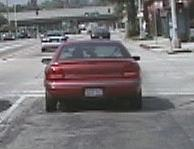
#> input picture bag_of_word/data/data_bow/cars-training-pos/image_0001.png, 194 x 149 px; its folder holds 4 pictures in this run
$ python bow_main.py   (older library calls are emulated)
#> lines starting #> are read from the running program, lines starting #| are printed output that depends on the picture
import numpy as np
import cv2
import glob
import os
from sklearn.cluster import KMeans
from tqdm import tqdm


def findnn(D1, D2):
    """
    :param D1: NxD matrix containing N feature vectors of dim. D
    :param D2: MxD matrix containing M feature vectors of dim. D
    :return:
        Idx: N-dim. vector containing for each feature vector in D1 the index of the closest feature vector in D2.
        Dist: N-dim. vector containing for each feature vector in D1 the distance to the closest feature vector in D2
    """
    N = D1.shape[0]
    M = D2.shape[0]  # [k]

    # Find for each feature vector in D1 the nearest neighbor in D2
    Idx, Dist = [], []
    for i in range(N):
        minidx = 0
        mindist = np.linalg.norm(D1[i, :] - D2[0, :])
        for j in range(1, M):
            d = np.linalg.norm(D1[i, :] - D2[j, :])

            if d < mindist:
                mindist = d
                minidx = j
        Idx.append(minidx)
        Dist.append(mindist)
    return Idx, Dist


def grid_points(img, nPointsX, nPointsY, border):
    """
    :param img: input gray img, numpy array, [h, w]
    :param nPointsX: number of grids in x dimension
    :param nPointsY: number of grids in y dimension
    :param border: leave border pixels in each image dimension
    :return: vPoints: 2D grid point coordinates, numpy array, [nPointsX*nPointsY, 2]
    """
    vPoints = np.zeros((nPointsX*nPointsY,2))  # numpy array, [nPointsX*nPointsY, 2]

    H, W = img.shape
    Ys = np.floor(np.linspace(border, H - border, nPointsY, endpoint=False))
    Xs = np.floor(np.linspace(border, W - border, nPointsX, endpoint=False))
    xv, yv = np.meshgrid(Xs, Ys, indexing='ij')
    vPoints[:, 0] = xv.flatten()
    vPoints[:, 1] = yv.flatten()

    return vPoints.astype(np.int32)


def descriptors_hog(img, vPoints, cellWidth, cellHeight):
    '''
    Next, we describe each feature (grid point) by a local descriptor.
    We will use the well known histogram of oriented gradients (HOG) descriptor.
    Implement the function descriptors hog which should compute
    one 128-dimensional descriptor for each of the N 2-dimensional grid points (contained in the N × 2
    input argument vPoints).
    The descriptor is defined over a 4 × 4 set of cells placed around the grid point i (see Fig. 1).

    For each cell (containing cellWidth × cellHeight pixels, which we will choose to be cellWidth = cellHeight = 4),
    create an 8-bin histogram over the orientation of the gradient at each pixel within the cell. 16 cells * 8 = 128
    Then concatenate the 16 resulting histograms (one for each cell) to produce a 128 dimensional vector for every
    grid point. Finally, the function should return a N × 128 dimensional feature matrix.
    '''
    global grad_magn
    nBins = 8
    number_of_cell = 4
    angle = 360
    step_size = angle / nBins
    pix_per_batch_y = cellHeight * number_of_cell
    pix_per_batch_x = cellWidth * number_of_cell
    grad_x = cv2.Sobel(img, cv2.CV_16S, dx=1, dy=0, ksize=1)
    grad_y = cv2.Sobel(img, cv2.CV_16S, dx=0, dy=1, ksize=1)
    descriptors = []  # list of descriptors for the current image, each entry is one 128-d vector for a grid point
    for i in range(len(vPoints)):
        x, y = tuple(vPoints[i])
        local_grad_x = grad_x[y:y+pix_per_batch_y, x:x+pix_per_batch_x].astype(np.float64)
        local_grad_y = grad_y[y:y+pix_per_batch_y, x:x+pix_per_batch_x].astype(np.float64)
        grad_magn = np.sqrt(local_grad_x**2 + local_grad_y**2)
        grad_angle = np.rad2deg(np.arctan2(local_grad_y, local_grad_x)) % angle
        #print(grad_magn.shape, grad_angle.shape)
        #histogram, _ = np.histogram(grad_angle, bins=nBins, weights=grad_magn)
        grad_bin = grad_angle // step_size
        histogram = np.zeros((*grad_magn.shape, 8))
        for m in range(nBins):
            histogram[:, :, m] = np.where(grad_bin == m, grad_magn, 0)
        histogram = histogram.reshape((number_of_cell, cellHeight, number_of_cell, cellWidth, 8)).sum((3, 1))
        descriptors.append(histogram.flatten())

    descriptors = np.asarray(
        descriptors)  # [nPointsX*nPointsY, 128], descriptor for the current image (100 grid points)
    return descriptors


def create_codebook(nameDirPos, nameDirNeg, k, numiter):
    """
    :param nameDirPos: dir to positive training images
    :param nameDirNeg: dir to negative training images
    :param k: number of kmeans cluster centers
    :param numiter: maximum iteration numbers for kmeans clustering
    :return: vCenters: center of kmeans clusters, numpy array, [k, 128]
    """
#> called with nameDirPos = 'data/data_bow/cars-training-pos', nameDirNeg = 'data/data_bow/cars-training-neg', k = 220, numiter = 10000
    vImgNames = sorted(glob.glob(os.path.join(nameDirPos, '*.png')))
    vImgNames = vImgNames + sorted(glob.glob(os.path.join(nameDirNeg, '*.png')))

    nImgs = len(vImgNames)

    cellWidth = 4
    cellHeight = 4
    nPointsX = 10
    nPointsY = 10
    border = 8

    vFeatures = []  # list for all features of all images (each feature: 128-d, 16 histograms containing 8 bins)
    # Extract features for all image
    for i in tqdm(range(nImgs)):
        # print('processing image {} ...'.format(i+1))
        img = cv2.imread(vImgNames[i])  # [172, 208, 3]
#> img is the input picture: shape (149, 194, 3); mean B, G, R 118.5, 116.2, 120
        img = cv2.cvtColor(img, cv2.COLOR_BGR2GRAY)  # [h, w]
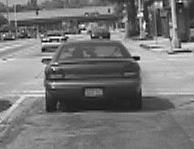
#> img: shape (149, 194); min 1, max 254, mean 117.6

        # Collect local feature points for each image, and compute a descriptor for each local feature point
        # todo
        vPoints = grid_points(img, nPointsX, nPointsY, border)
#> vPoints = 100 pairs, first value 8 to 168, second value 8 to 127
        vFeatures.append(descriptors_hog(img, vPoints, cellWidth, cellHeight))
#> in descriptors_hog, `grad_x = cv2.Sobel(img, cv2.CV_16S, dx=1, dy=0, ksize=1)`:
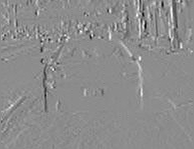
#> grad_x: shape (149, 194) int16; min -223, max 181, mean -0.1; drawn with min black and max white
#> in descriptors_hog, `grad_y = cv2.Sobel(img, cv2.CV_16S, dx=0, dy=1, ksize=1)`:
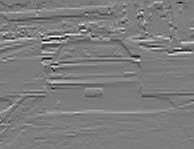
#> grad_y: shape (149, 194) int16; min -227, max 235, mean 0.1; drawn with min black and max white
#> the loop in descriptors_hog, `for i in range(len(vPoints)):` made 100 passes
#> (x, y) on passes 1 to 12: (8, 8), (8, 21), (8, 34), (8, 47), (8, 61), (8, 74), (8, 87), (8, 101), (8, 114), (8, 127), (25, 8), (25, 21)
#> after the loop in descriptors_hog, `for i in range(len(vPoints)):`: descriptors = 100 items
#> pass 2 of the loop in create_codebook, `for i in tqdm(range(nImgs)):`:
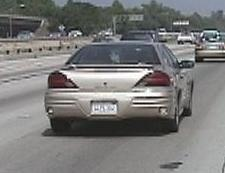
#> input picture bag_of_word/data/data_bow/cars-training-pos/image_0006.png, 225 x 173 px
#> in create_codebook, img is the input picture: shape (173, 225, 3); mean B, G, R 121.4, 122.2, 122.4
#> img: shape (173, 225)
#> in create_codebook, `vPoints = grid_points(img, nPointsX, nPointsY, border)`: vPoints = 100 pairs, first value 8 to 196, second value 8 to 149
#> grad_x: shape (173, 225) int16
#> in descriptors_hog (call 2), `grad_y = cv2.Sobel(img, cv2.CV_16S, dx=0, dy=1, ksize=1)`:
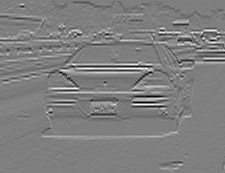
#> grad_y: shape (173, 225) int16; min -245, max 245, mean 0.2; drawn with min black and max white
#> the loop in descriptors_hog (call 2), `for i in range(len(vPoints)):` made 100 passes
#> (x, y) on passes 1 to 8: (8, 8), (8, 23), (8, 39), (8, 55), (8, 70), (8, 86), (8, 102), (8, 117)
#> pass 3 of the loop in create_codebook, `for i in tqdm(range(nImgs)):`:
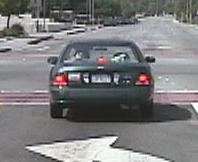
#> input picture bag_of_word/data/data_bow/cars-training-pos/image_0010.png, 198 x 162 px
#> in create_codebook, img is the input picture: shape (162, 198, 3); mean B, G, R 124.6, 123.2, 123.2
#> img: shape (162, 198)
#> in create_codebook, `vPoints = grid_points(img, nPointsX, nPointsY, border)`: vPoints = 100 pairs, first value 8 to 171, second value 8 to 139
#> grad_x: shape (162, 198) int16
#> in descriptors_hog (call 3), `grad_y = cv2.Sobel(img, cv2.CV_16S, dx=0, dy=1, ksize=1)`:
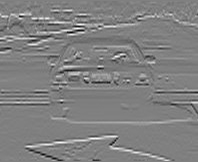
#> grad_y: shape (162, 198) int16; min -243, max 240, mean 1.1; drawn with min black and max white
#> the loop in descriptors_hog (call 3), `for i in range(len(vPoints)):` made 100 passes
#> (x, y) on passes 1 to 8: (8, 8), (8, 22), (8, 37), (8, 51), (8, 66), (8, 81), (8, 95), (8, 110)
#> the loop made 4 passes; the first 3 are shown

    vFeatures = np.asarray(vFeatures)  # [n_imgs, n_vPoints, 128]
    vFeatures = vFeatures.reshape(-1, vFeatures.shape[-1])  # [n_imgs*n_vPoints, 128]
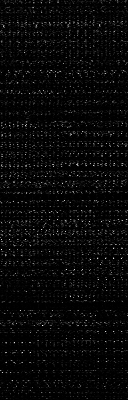
#> vFeatures: shape (400, 128) float64; min 0, max 1351.2, mean 47.9; drawn with min black and max white

    # Cluster the features using K-Means
    print('clustering ...', vFeatures.shape)
#> (printed output is left out)
    km = KMeans(n_clusters=k, max_iter=numiter)
    kmeans_res = km.fit(vFeatures)
    vCenters = kmeans_res.cluster_centers_  # [k, 128]
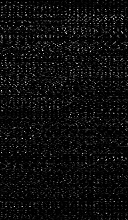
#> vCenters: shape (220, 128) float64; min -3.55e-15, max 1351.2, mean 71.6; drawn with min black and max white
    return vCenters


def bow_histogram(vFeatures, vCenters):
    """
    :param vFeatures: MxD matrix containing M feature vectors of dim. D
    :param vCenters: NxD matrix containing N cluster centers of dim. D
    :return: histo: N-dim. numpy vector containing the resulting BoW activation histogram.
    """
    histo = np.zeros(len(vCenters))

    idx, _ = findnn(vFeatures, vCenters)
    idx = np.array(idx)
    # [7 lines of commented-out code are left out]
    histo = [np.count_nonzero(idx == i) for i in range(len(vCenters))]
    return histo


def create_bow_histograms(nameDir, vCenters):
    """
    :param nameDir: dir of input images
    :param vCenters: kmeans cluster centers, [k, 128] (k is the number of cluster centers)
    :return: vBoW: matrix, [n_imgs, k]
    """
    vImgNames = sorted(glob.glob(os.path.join(nameDir, '*.png')))
    nImgs = len(vImgNames)

    cellWidth = 4
    cellHeight = 4
    nPointsX = 10
    nPointsY = 10
    border = 8

    # Extract features for all images in the given directory
    vBoW = []
    for i in tqdm(range(nImgs)):
        # print('processing image {} ...'.format(i + 1))
        img = cv2.imread(vImgNames[i])  # [172, 208, 3]
        img = cv2.cvtColor(img, cv2.COLOR_BGR2GRAY)  # [h, w]

        vPoints = grid_points(img, nPointsX, nPointsY, border)
        vFeatures = descriptors_hog(img, vPoints, cellWidth, cellHeight)
        bowHist = bow_histogram(vFeatures, vCenters)
        vBoW.append(bowHist)

    vBoW = np.asarray(vBoW)  # [n_imgs, k]
    return vBoW


def bow_recognition_nearest(histogram, vBoWPos, vBoWNeg):
    """
    :param histogram: bag-of-words histogram of a test image, [1, k]
    :param vBoWPos: bag-of-words histograms of positive training images, [n_imgs, k]
    :param vBoWNeg: bag-of-words histograms of negative training images, [n_imgs, k]
    :return: sLabel: predicted result of the test image, 0(without car)/1(with car)
    """

    DistPos, DistNeg = findnn(histogram,vBoWPos)[1], findnn(histogram, vBoWNeg)[1]#((vBoWPos-histogram)**2).sum(1).min(), ((vBoWNeg-histogram)**2).sum(1).min()

    # Find the nearest neighbor in the positive and negative sets and decide based on this neighbor

    return 1 if DistPos < DistNeg else 0


if __name__ == '__main__':
    np.random.seed(30)
    nameDirPos_train = 'data/data_bow/cars-training-pos'
    nameDirNeg_train = 'data/data_bow/cars-training-neg'
    nameDirPos_test = 'data/data_bow/cars-testing-pos'
    nameDirNeg_test = 'data/data_bow/cars-testing-neg'

    k = 220#Best: 300#200
    numiter = 10000#Best: 5000

    print('creating codebook ...')
    vCenters = create_codebook(nameDirPos_train, nameDirNeg_train, k, numiter)

    print('creating bow histograms (pos) ...')
    vBoWPos = create_bow_histograms(nameDirPos_train, vCenters)
#> in create_bow_histograms, `vPoints = grid_points(img, nPointsX, nPointsY, border)`: vPoints = 100 pairs, first value 8 to 168, second value 8 to 127
#> in create_bow_histograms, `vFeatures = descriptors_hog(img, vPoints, cellWidth, cellHeight)`:
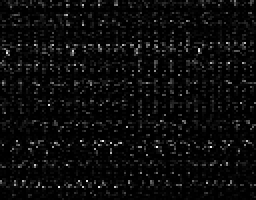
#> vFeatures: shape (100, 128) float64 (shown 2 times larger); min 0, max 1063.7, mean 50.4; drawn with min black and max white
#> in bow_histogram, `histo = np.zeros(len(vCenters))`: histo = 220 values from 0 to 0
#> the loop in findnn, `for i in range(N):` made 100 passes
#> after the loop in findnn, `for i in range(N):`: Dist = 100 values, max 697.7 at index 56, min 0 at index 2, mean 171.4; Idx = 100 values, max 218 at index 33, min 1 at index 97, mean 116.1
#> in bow_histogram, `idx, _ = findnn(vFeatures, vCenters)`: idx has the same summary as Idx in findnn
#> in bow_histogram, `histo = [np.count_nonzero(idx == i) for i in range(len(vCenters))]`: histo = 220 values, max 14 at index 200, min 0 at index 0, mean 0.455
#> in create_bow_histograms, `bowHist = bow_histogram(vFeatures, vCenters)`: bowHist has the same summary as histo in bow_histogram
#> pass 2 of the loop in create_bow_histograms, `for i in tqdm(range(nImgs)):`:
#> in create_bow_histograms, `vPoints = grid_points(img, nPointsX, nPointsY, border)`: vPoints = 100 pairs, first value 8 to 196, second value 8 to 149
#> in create_bow_histograms, `vFeatures = descriptors_hog(img, vPoints, cellWidth, cellHeight)`:
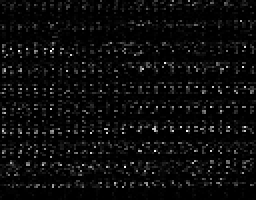
#> vFeatures: shape (100, 128) float64 (shown 2 times larger); min 0, max 1121.1, mean 53.8; drawn with min black and max white
#> pass 3 of the loop in create_bow_histograms, `for i in tqdm(range(nImgs)):`:
#> in create_bow_histograms, `vFeatures = descriptors_hog(img, vPoints, cellWidth, cellHeight)`:
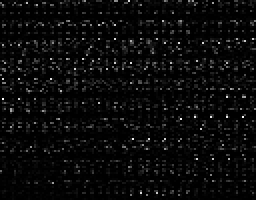
#> vFeatures: shape (100, 128) float64 (shown 2 times larger); min 0, max 1272.8, mean 54.4; drawn with min black and max white
#> the loop made 4 passes; the first 3 are shown
    print('creating bow histograms (neg) ...')
    vBoWNeg = create_bow_histograms(nameDirNeg_train, vCenters)

    # test pos samples
    print('creating bow histograms for test set (pos) ...')
    vBoWPos_test = create_bow_histograms(nameDirPos_test, vCenters)  # [n_imgs, k]
    result_pos = 0
    print('testing pos samples ...')
    for i in range(vBoWPos_test.shape[0]):
        cur_label = bow_recognition_nearest(vBoWPos_test[i:(i + 1)], vBoWPos, vBoWNeg)
        result_pos = result_pos + cur_label
#> (the run stopped early here; a loop or call above may not have finished)
